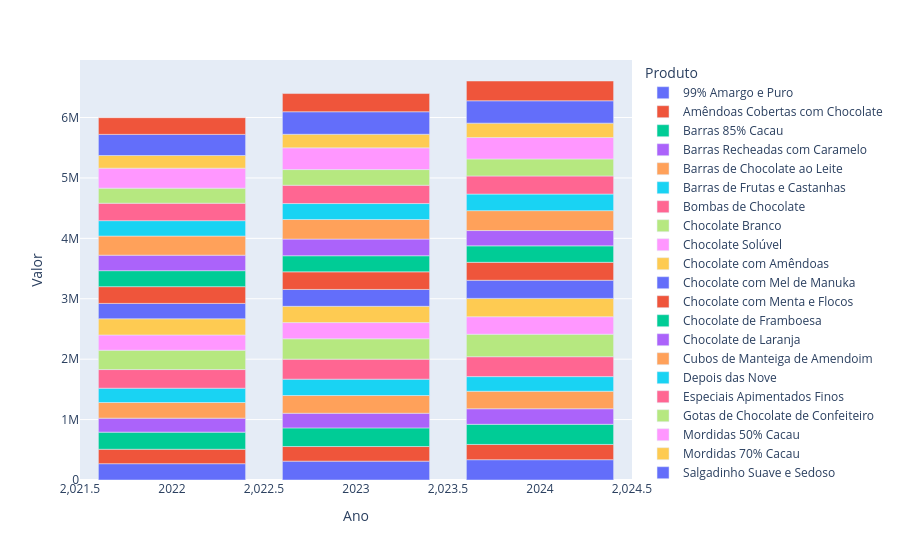

This figure's notebook cell:
### Code cell
#análise por produto

df_produtos_anual = df_analise_tratada[["Ano", "Produto", "Valor"]]
df_produtos_anual= df_produtos_anual.groupby(["Ano", "Produto"], as_index = False).sum()
display(df_produtos_anual)
grafico = px.bar(df_produtos_anual, x = "Ano", y = "Valor", color = "Produto")
grafico.show()

### Figure 1 — Plotly figure (JSON) as saved in the notebook; plotly's stock layout.template omitted (floating-point values rounded to 4 significant figures)
{"data": [{"hovertemplate": "Produto=99% Amargo e Puro<br>Ano=%{x}<br>Valor=%{y}<extra></extra>", "legendgroup": "99% Amargo e Puro", "marker": {"color": "#636efa", "pattern": {"shape": ""}}, "name": "99% Amargo e Puro", "orientation": "v", "showlegend": true, "textposition": "auto", "type": "bar", "x": [2022, 2023, 2024], "xaxis": "x", "y": [270100.0, 312200.0, 336200.0], "yaxis": "y"}, {"hovertemplate": "Produto=Amêndoas Cobertas com Chocolate<br>Ano=%{x}<br>Valor=%{y}<extra></extra>", "legendgroup": "Amêndoas Cobertas com Chocolate", "marker": {"color": "#EF553B", "pattern": {"shape": ""}}, "name": "Amêndoas Cobertas com Chocolate", "orientation": "v", "showlegend": true, "textposition": "auto", "type": "bar", "x": [2022, 2023, 2024], "xaxis": "x", "y": [238800.0, 241900.0, 252300.0], "yaxis": "y"}, {"hovertemplate": "Produto=Barras 85% Cacau<br>Ano=%{x}<br>Valor=%{y}<extra></extra>", "legendgroup": "Barras 85% Cacau", "marker": {"color": "#00cc96", "pattern": {"shape": ""}}, "name": "Barras 85% Cacau", "orientation": "v", "showlegend": true, "textposition": "auto", "type": "bar", "x": [2022, 2023, 2024], "xaxis": "x", "y": [283300.0, 308300.0, 333400.0], "yaxis": "y"}, {"hovertemplate": "Produto=Barras Recheadas com Caramelo<br>Ano=%{x}<br>Valor=%{y}<extra></extra>", "legendgroup": "Barras Recheadas com Caramelo", "marker": {"color": "#ab63fa", "pattern": {"shape": ""}}, "name": "Barras Recheadas com Caramelo", "orientation": "v", "showlegend": true, "textposition": "auto", "type": "bar", "x": [2022, 2023, 2024], "xaxis": "x", "y": [231600.0, 242400.0, 257600.0], "yaxis": "y"}, {"hovertemplate": "Produto=Barras de Chocolate ao Leite<br>Ano=%{x}<br>Valor=%{y}<extra></extra>", "legendgroup": "Barras de Chocolate ao Leite", "marker": {"color": "#FFA15A", "pattern": {"shape": ""}}, "name": "Barras de Chocolate ao Leite", "orientation": "v", "showlegend": true, "textposition": "auto", "type": "bar", "x": [2022, 2023, 2024], "xaxis": "x", "y": [258900.0, 293800.0, 289700.0], "yaxis": "y"}, {"hovertemplate": "Produto=Barras de Frutas e Castanhas<br>Ano=%{x}<br>Valor=%{y}<extra></extra>", "legendgroup": "Barras de Frutas e Castanhas", "marker": {"color": "#19d3f3", "pattern": {"shape": ""}}, "name": "Barras de Frutas e Castanhas", "orientation": "v", "showlegend": true, "textposition": "auto", "type": "bar", "x": [2022, 2023, 2024], "xaxis": "x", "y": [236900.0, 270500.0, 242000.0], "yaxis": "y"}, {"hovertemplate": "Produto=Bombas de Chocolate<br>Ano=%{x}<br>Valor=%{y}<extra></extra>", "legendgroup": "Bombas de Chocolate", "marker": {"color": "#FF6692", "pattern": {"shape": ""}}, "name": "Bombas de Chocolate", "orientation": "v", "showlegend": true, "textposition": "auto", "type": "bar", "x": [2022, 2023, 2024], "xaxis": "x", "y": [308500.0, 331500.0, 329600.0], "yaxis": "y"}, {"hovertemplate": "Produto=Chocolate Branco<br>Ano=%{x}<br>Valor=%{y}<extra></extra>", "legendgroup": "Chocolate Branco", "marker": {"color": "#B6E880", "pattern": {"shape": ""}}, "name": "Chocolate Branco", "orientation": "v", "showlegend": true, "textposition": "auto", "type": "bar", "x": [2022, 2023, 2024], "xaxis": "x", "y": [319900.0, 337600.0, 372000.0], "yaxis": "y"}, {"hovertemplate": "Produto=Chocolate Solúvel<br>Ano=%{x}<br>Valor=%{y}<extra></extra>", "legendgroup": "Chocolate Solúvel", "marker": {"color": "#FF97FF", "pattern": {"shape": ""}}, "name": "Chocolate Solúvel", "orientation": "v", "showlegend": true, "textposition": "auto", "type": "bar", "x": [2022, 2023, 2024], "xaxis": "x", "y": [252700.0, 267600.0, 289900.0], "yaxis": "y"}, {"hovertemplate": "Produto=Chocolate com Amêndoas<br>Ano=%{x}<br>Valor=%{y}<extra></extra>", "legendgroup": "Chocolate com Amêndoas", "marker": {"color": "#FECB52", "pattern": {"shape": ""}}, "name": "Chocolate com Amêndoas", "orientation": "v", "showlegend": true, "textposition": "auto", "type": "bar", "x": [2022, 2023, 2024], "xaxis": "x", "y": [268200.0, 269400.0, 303600.0], "yaxis": "y"}, {"hovertemplate": "Produto=Chocolate com Mel de Manuka<br>Ano=%{x}<br>Valor=%{y}<extra></extra>", "legendgroup": "Chocolate com Mel de Manuka", "marker": {"color": "#636efa", "pattern": {"shape": ""}}, "name": "Chocolate com Mel de Manuka", "orientation": "v", "showlegend": true, "textposition": "auto", "type": "bar", "x": [2022, 2023, 2024], "xaxis": "x", "y": [254400.0, 279200.0, 300300.0], "yaxis": "y"}, {"hovertemplate": "Produto=Chocolate com Menta e Flocos<br>Ano=%{x}<br>Valor=%{y}<extra></extra>", "legendgroup": "Chocolate com Menta e Flocos", "marker": {"color": "#EF553B", "pattern": {"shape": ""}}, "name": "Chocolate com Menta e Flocos", "orientation": "v", "showlegend": true, "textposition": "auto", "type": "bar", "x": [2022, 2023, 2024], "xaxis": "x", "y": [277200.0, 291600.0, 296700.0], "yaxis": "y"}, {"hovertemplate": "Produto=Chocolate de Framboesa<br>Ano=%{x}<br>Valor=%{y}<extra></extra>", "legendgroup": "Chocolate de Framboesa", "marker": {"color": "#00cc96", "pattern": {"shape": ""}}, "name": "Chocolate de Framboesa", "orientation": "v", "showlegend": true, "textposition": "auto", "type": "bar", "x": [2022, 2023, 2024], "xaxis": "x", "y": [264700.0, 266200.0, 272500.0], "yaxis": "y"}, {"hovertemplate": "Produto=Chocolate de Laranja<br>Ano=%{x}<br>Valor=%{y}<extra></extra>", "legendgroup": "Chocolate de Laranja", "marker": {"color": "#ab63fa", "pattern": {"shape": ""}}, "name": "Chocolate de Laranja", "orientation": "v", "showlegend": true, "textposition": "auto", "type": "bar", "x": [2022, 2023, 2024], "xaxis": "x", "y": [256100.0, 275700.0, 253100.0], "yaxis": "y"}, {"hovertemplate": "Produto=Cubos de Manteiga de Amendoim<br>Ano=%{x}<br>Valor=%{y}<extra></extra>", "legendgroup": "Cubos de Manteiga de Amendoim", "marker": {"color": "#FFA15A", "pattern": {"shape": ""}}, "name": "Cubos de Manteiga de Amendoim", "orientation": "v", "showlegend": true, "textposition": "auto", "type": "bar", "x": [2022, 2023, 2024], "xaxis": "x", "y": [316800.0, 324300.0, 330000.0], "yaxis": "y"}, {"hovertemplate": "Produto=Depois das Nove<br>Ano=%{x}<br>Valor=%{y}<extra></extra>", "legendgroup": "Depois das Nove", "marker": {"color": "#19d3f3", "pattern": {"shape": ""}}, "name": "Depois das Nove", "orientation": "v", "showlegend": true, "textposition": "auto", "type": "bar", "x": [2022, 2023, 2024], "xaxis": "x", "y": [254800.0, 264100.0, 274100.0], "yaxis": "y"}, {"hovertemplate": "Produto=Especiais Apimentados Finos<br>Ano=%{x}<br>Valor=%{y}<extra></extra>", "legendgroup": "Especiais Apimentados Finos", "marker": {"color": "#FF6692", "pattern": {"shape": ""}}, "name": "Especiais Apimentados Finos", "orientation": "v", "showlegend": true, "textposition": "auto", "type": "bar", "x": [2022, 2023, 2024], "xaxis": "x", "y": [288400.0, 302600.0, 299400.0], "yaxis": "y"}, {"hovertemplate": "Produto=Gotas de Chocolate de Confeiteiro<br>Ano=%{x}<br>Valor=%{y}<extra></extra>", "legendgroup": "Gotas de Chocolate de Confeiteiro", "marker": {"color": "#B6E880", "pattern": {"shape": ""}}, "name": "Gotas de Chocolate de Confeiteiro", "orientation": "v", "showlegend": true, "textposition": "auto", "type": "bar", "x": [2022, 2023, 2024], "xaxis": "x", "y": [249600.0, 259700.0, 281800.0], "yaxis": "y"}, {"hovertemplate": "Produto=Mordidas 50% Cacau<br>Ano=%{x}<br>Valor=%{y}<extra></extra>", "legendgroup": "Mordidas 50% Cacau", "marker": {"color": "#FF97FF", "pattern": {"shape": ""}}, "name": "Mordidas 50% Cacau", "orientation": "v", "showlegend": true, "textposition": "auto", "type": "bar", "x": [2022, 2023, 2024], "xaxis": "x", "y": [331000.0, 359700.0, 355600.0], "yaxis": "y"}, {"hovertemplate": "Produto=Mordidas 70% Cacau<br>Ano=%{x}<br>Valor=%{y}<extra></extra>", "legendgroup": "Mordidas 70% Cacau", "marker": {"color": "#FECB52", "pattern": {"shape": ""}}, "name": "Mordidas 70% Cacau", "orientation": "v", "showlegend": true, "textposition": "auto", "type": "bar", "x": [2022, 2023, 2024], "xaxis": "x", "y": [209300.0, 224500.0, 237500.0], "yaxis": "y"}, {"hovertemplate": "Produto=Salgadinho Suave e Sedoso<br>Ano=%{x}<br>Valor=%{y}<extra></extra>", "legendgroup": "Salgadinho Suave e Sedoso", "marker": {"color": "#636efa", "pattern": {"shape": ""}}, "name": "Salgadinho Suave e Sedoso", "orientation": "v", "showlegend": true, "textposition": "auto", "type": "bar", "x": [2022, 2023, 2024], "xaxis": "x", "y": [349700.0, 372800.0, 370100.0], "yaxis": "y"}, {"hovertemplate": "Produto=Xarope de Chocolate Orgânico<br>Ano=%{x}<br>Valor=%{y}<extra></extra>", "legendgroup": "Xarope de Chocolate Orgânico", "marker": {"color": "#EF553B", "pattern": {"shape": ""}}, "name": "Xarope de Chocolate Orgânico", "orientation": "v", "showlegend": true, "textposition": "auto", "type": "bar", "x": [2022, 2023, 2024], "xaxis": "x", "y": [276100.0, 301200.0, 327300.0], "yaxis": "y"}], "layout": {"barmode": "relative", "legend": {"title": {"text": "Produto"}, "tracegroupgap": 0}, "margin": {"t": 60}, "xaxis": {"anchor": "y", "domain": [0, 1], "title": {"text": "Ano"}}, "yaxis": {"anchor": "x", "domain": [0, 1], "title": {"text": "Valor"}}}}
